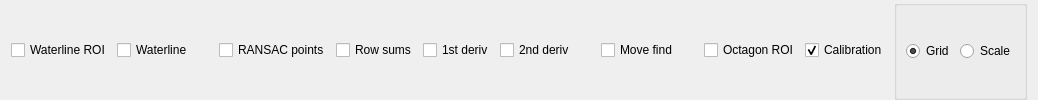
       <widget class="QWidget" name="widget_overlayCheckboxes" native="true">
        <layout class="QHBoxLayout" name="horizontalLayout_10">
         <property name="topMargin">
          <number>0</number>
         </property>
         <property name="bottomMargin">
          <number>0</number>
         </property>
         <item>
          <widget class="QCheckBox" name="checkBox_showSearchROI">
           <property name="sizePolicy">
            <sizepolicy hsizetype="Preferred" vsizetype="Fixed">
             <horstretch>0</horstretch>
             <verstretch>0</verstretch>
            </sizepolicy>
           </property>
           <property name="text">
            <string>Waterline ROI</string>
           </property>
          </widget>
         </item>
         <item>
          <widget class="QCheckBox" name="checkBox_showFindLine">
           <property name="sizePolicy">
            <sizepolicy hsizetype="Preferred" vsizetype="Fixed">
             <horstretch>0</horstretch>
             <verstretch>0</verstretch>
            </sizepolicy>
           </property>
           <property name="text">
            <string>Waterline</string>
           </property>
          </widget>
         </item>
         <item>
          <spacer name="horizontalSpacer_12">
           <property name="orientation">
            <enum>Qt::Orientation::Horizontal</enum>
           </property>
           <property name="sizeType">
            <enum>QSizePolicy::Policy::Preferred</enum>
           </property>
           <property name="sizeHint" stdset="0">
            <size>
             <width>20</width>
             <height>17</height>
            </size>
           </property>
          </spacer>
         </item>
         <item>
          <widget class="QCheckBox" name="checkBox_showRANSAC">
           <property name="sizePolicy">
            <sizepolicy hsizetype="Preferred" vsizetype="Fixed">
             <horstretch>0</horstretch>
             <verstretch>0</verstretch>
            </sizepolicy>
           </property>
           <property name="text">
            <string>RANSAC points</string>
           </property>
          </widget>
         </item>
         <item>
          <widget class="QCheckBox" name="checkBox_showRowSums">
           <property name="sizePolicy">
            <sizepolicy hsizetype="Preferred" vsizetype="Fixed">
             <horstretch>0</horstretch>
             <verstretch>0</verstretch>
            </sizepolicy>
           </property>
           <property name="text">
            <string>Row sums</string>
           </property>
          </widget>
         </item>
         <item>
          <widget class="QCheckBox" name="checkBox_showDerivOne">
           <property name="sizePolicy">
            <sizepolicy hsizetype="Preferred" vsizetype="Fixed">
             <horstretch>0</horstretch>
             <verstretch>0</verstretch>
            </sizepolicy>
           </property>
           <property name="text">
            <string>1st deriv</string>
           </property>
          </widget>
         </item>
         <item>
          <widget class="QCheckBox" name="checkBox_showDerivTwo">
           <property name="sizePolicy">
            <sizepolicy hsizetype="Preferred" vsizetype="Fixed">
             <horstretch>0</horstretch>
             <verstretch>0</verstretch>
            </sizepolicy>
           </property>
           <property name="text">
            <string>2nd deriv</string>
           </property>
          </widget>
         </item>
         <item>
          <spacer name="horizontalSpacer_13">
           <property name="orientation">
            <enum>Qt::Orientation::Horizontal</enum>
           </property>
           <property name="sizeType">
            <enum>QSizePolicy::Policy::Preferred</enum>
           </property>
           <property name="sizeHint" stdset="0">
            <size>
             <width>20</width>
             <height>17</height>
            </size>
           </property>
          </spacer>
         </item>
         <item>
          <widget class="QCheckBox" name="checkBox_showMoveFind">
           <property name="sizePolicy">
            <sizepolicy hsizetype="Preferred" vsizetype="Fixed">
             <horstretch>0</horstretch>
             <verstretch>0</verstretch>
            </sizepolicy>
           </property>
           <property name="text">
            <string>Move find</string>
           </property>
          </widget>
         </item>
         <item>
          <spacer name="horizontalSpacer_7">
           <property name="orientation">
            <enum>Qt::Orientation::Horizontal</enum>
           </property>
           <property name="sizeType">
            <enum>QSizePolicy::Policy::Preferred</enum>
           </property>
           <property name="sizeHint" stdset="0">
            <size>
             <width>20</width>
             <height>17</height>
            </size>
           </property>
          </spacer>
         </item>
         <item>
          <widget class="QCheckBox" name="checkBox_showTargetROI">
           <property name="sizePolicy">
            <sizepolicy hsizetype="Preferred" vsizetype="Fixed">
             <horstretch>0</horstretch>
             <verstretch>0</verstretch>
            </sizepolicy>
           </property>
           <property name="font">
            <font>
             <pointsize>9</pointsize>
            </font>
           </property>
           <property name="text">
            <string>Octagon ROI</string>
           </property>
          </widget>
         </item>
         <item>
          <widget class="QCheckBox" name="checkBox_showCalib">
           <property name="sizePolicy">
            <sizepolicy hsizetype="Preferred" vsizetype="Fixed">
             <horstretch>0</horstretch>
             <verstretch>0</verstretch>
            </sizepolicy>
           </property>
           <property name="text">
            <string>Calibration</string>
           </property>
           <property name="checked">
            <bool>true</bool>
           </property>
          </widget>
         </item>
         <item>
          <widget class="QGroupBox" name="groupBox_6">
           <property name="font">
            <font>
             <pointsize>9</pointsize>
            </font>
           </property>
           <property name="title">
            <string/>
           </property>
           <property name="flat">
            <bool>true</bool>
           </property>
           <layout class="QHBoxLayout" name="horizontalLayout_3">
            <property name="spacing">
             <number>6</number>
            </property>
            <property name="topMargin">
             <number>0</number>
            </property>
            <property name="bottomMargin">
             <number>0</number>
            </property>
            <item>
             <widget class="QRadioButton" name="radioButton_calibDisplayGrid">
              <property name="text">
               <string>Grid</string>
              </property>
              <property name="checked">
               <bool>true</bool>
              </property>
             </widget>
            </item>
            <item>
             <widget class="QRadioButton" name="radioButton_calibDisplayScale">
              <property name="text">
               <string>Scale</string>
              </property>
             </widget>
            </item>
           </layout>
          </widget>
         </item>
        </layout>
       </widget>
